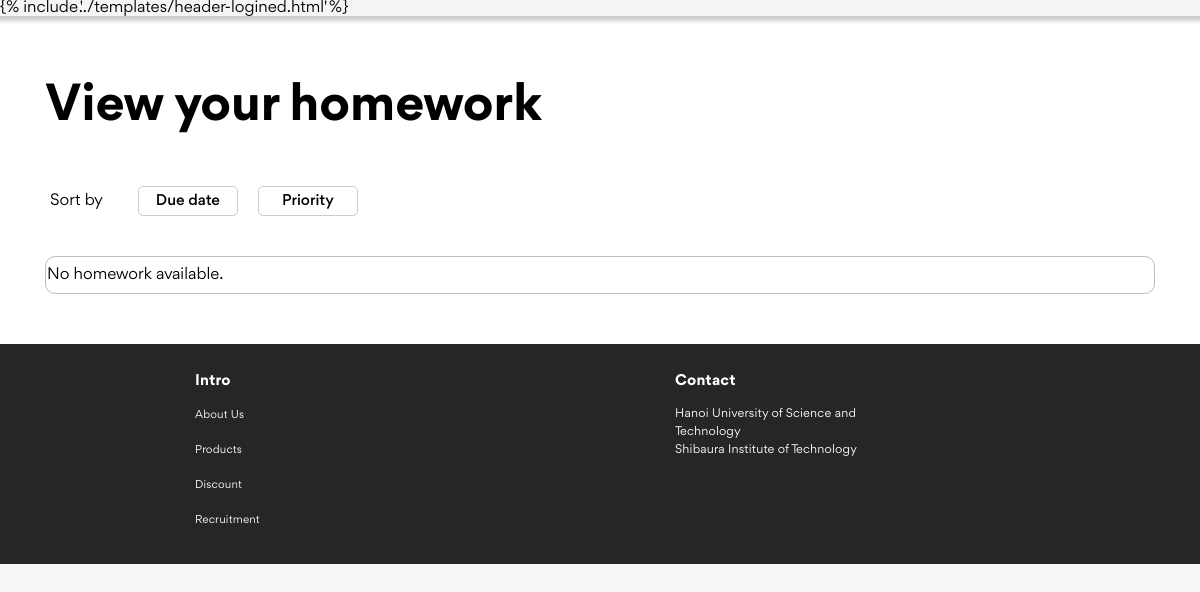
Page /view/view-homework.html (signed in) on the earlier database version.
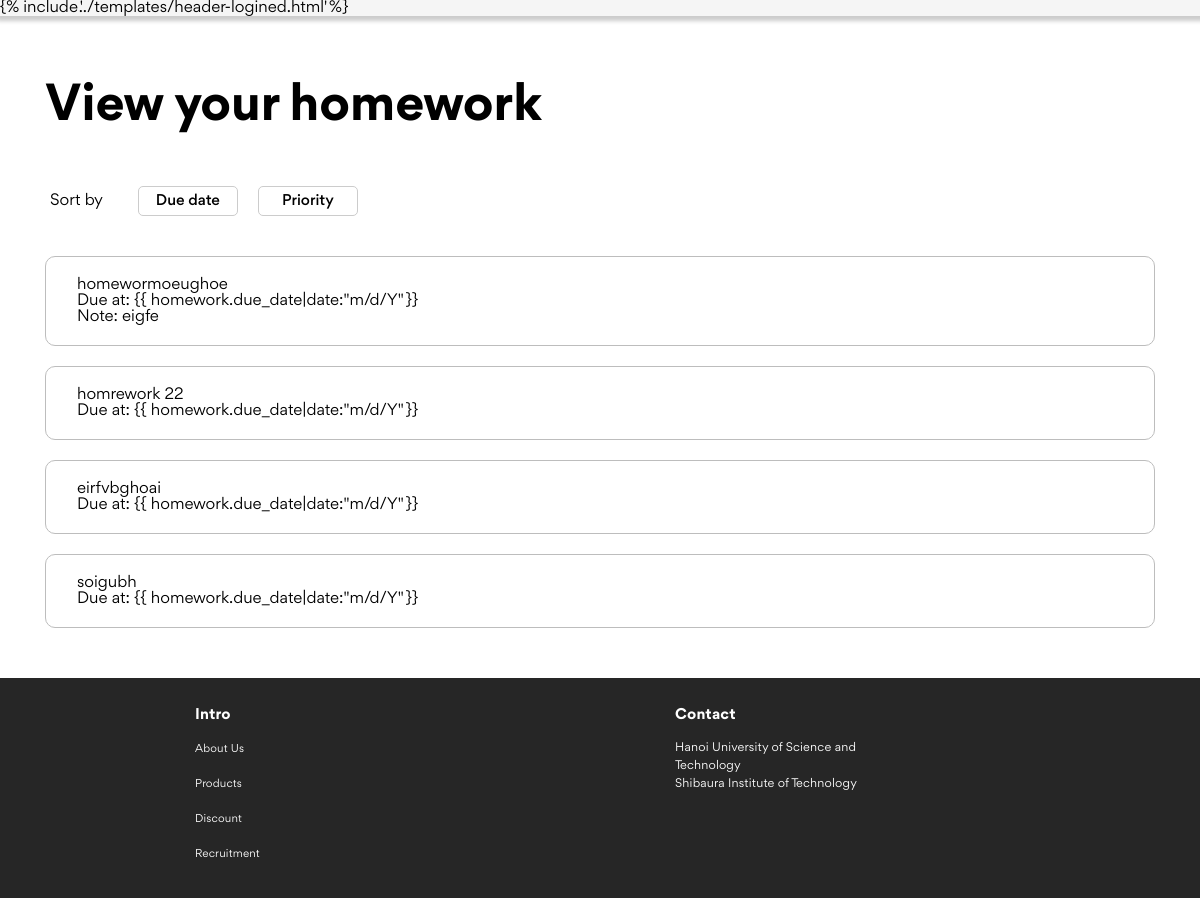
Same page on the later database version.
### app/models.py (models this page shows, shortened)
class Homework(models.Model):
    user = models.ForeignKey(User, null=User, on_delete=models.CASCADE)
    name = models.CharField(max_length=200) #宿題名
    note = models.TextField(blank=True, default='') #メモ
    due_date = models.DateField() #期限
    difficulty = models.IntegerField(choices=[(1, '1'), (2, '2'), (3, '3'), (4, '4'), (5, '5')]) #難易度
    priority = models.IntegerField(default=0, editable=False) #自動的に計算する優先度
    finished = models.BooleanField(default=False) #完了した宿題かどうか

### app/views.py (the view)
# urls.py: path('view/view-homework.html', views.view_homework, name='view_homework'),
@login_required
def view_homework(request):
    sort_by = request.GET.get('sort_by','priority')
    if sort_by == 'due_date':
        homework_list = Homework.objects.filter(user=request.user, finished=False).order_by('due_date')
    else:
        homework_list = Homework.objects.filter(user=request.user, finished=False).order_by('priority')
    context = { 'homework_list':homework_list }
    return render(request, 'view/view-homework.html', context)

### templates/view/view-homework.html (shortened to what this page needs)
<!DOCTYPE html>
<html lang="en">
    <head>
        {% load static %}
        <link
            rel="stylesheet"
            href="{% static 'assets/fonts/stylesheet.css' %}"
        />
        <link rel="stylesheet" href="{% static 'assets/css/main.css' %}" />
    </head>
    <body>
        <header id="header" class="header">
            {% if user.is_authenticated %} {% include
            '../templates/header-logined.html' %} {% else %} {% include
            '../templates/header.html' %} {% endif %}
        </header>
        <div class="main-first" id="about-app">
            <div class="container">
                <div class="row">
                    <div class="col-12">
                        <h1 class="page__title">View your homework</h1>
                    </div>
                    <div class="row order">
                        <p class="order__title">Sort by</p>
                        <div class="order-options">
                            <a
                                href="{% url 'view_homework' %}?sort_by=due_date"
                                class="btn {% if request.GET.sort_by == 'due_date' %}active{% endif %}"
                            >
                                <p class="order__text">Due date</p>
                            </a>
                            <a
                                href="{% url 'view_homework' %}?sort_by=priority"
                                class="btn {% if request.GET.sort_by == 'priority' %}active{% endif %}"
                            >
                                <p class="order__text">Priority</p>
                            </a>
                        </div>
                    </div>
                </div>
                <div class="row">
                    <ul class="col-12 homework__list">
                        {% for homework in homework_list %}
                        <a href="{% url 'homework_details' homework.id %}">
                            <li class="homework__item">
                                <div class="homework__container">
                                    <div class="col-10 homework__content">
                                        <h2 class="homework__name">
                                            {{ homework.name }}
                                        </h2>
                                        <div class="homework__desc">
                                            <p class="homework__duedate">
                                                Due at: {{
                                                homework.due_date|date:"m/d/Y"
                                                }}
                                            </p>
                                            {% if homework.note %}
                                            <p class="homework__note">
                                                Note: {{ homework.note }}
                                            </p>
                                            {% endif %}
                                        </div>
                                    </div>
                                </div>
                            </li>
                        </a>
                        {% empty %}
                        <li class="homework__item">
                            <div class="homework__container">
                                <p>No homework available.</p>
                            </div>
                        </li>
                        {% endfor %}
                    </ul>
                </div>
            </div>
        </div>
        {% include '../templates/footer.html' %}
    </body>
</html>

### templates/templates/footer.html
<div class="footer">
    <div class="container">
        <div class="footer__column">
            <div class="footer__column-heading">Intro</div>
            <ul class="footer__column-items">
                <li><a href="#!">About Us</a></li>
                <li><a href="#!">Products</a></li>
                <li><a href="#!">Discount</a></li>
                <li><a href="#!">Recruitment</a></li>
            </ul>
        </div>
        <div class="footer__column">
            <div class="footer__column-heading">Contact</div>
            <div class="footer__address">
                <p>
                    Hanoi University of Science and Technology
                </p>
                <p>
                    Shibaura Institute of Technology
                </p>
            </div>
        </div>
    </div>
</div>

### static/assets/css/main.css (style rules this page uses)
html, body, div, span, applet, object, iframe, h1, h2, h3, h4, h5, h6, p, blockquote, pre, a, abbr, acronym, address, big, cite, code, del, dfn, em, img, ins, kbd, q, s, samp, small, strike, strong, sub, sup, tt, var, b, u, i, center, dl, dt, dd, ol, ul, li, fieldset, form, label, legend, table, caption, tbody, tfoot, thead, tr, th, td, article, aside, canvas, details, embed, figure, figcaption, footer, header, hgroup, menu, nav, output, ruby, section, summary, time, mark, audio, video { margin: 0; padding: 0; border: 0; font-size: 100%; font: inherit; vertical-align: baseline; }
article, aside, details, figcaption, figure, footer, header, hgroup, menu, nav, section { display: block; }
body { line-height: 1; }
ol, ul { list-style: none; }
* { -webkit-tap-highlight-color: transparent; }
html { font-size: 62.5%; scroll-behavior: smooth; }
body { font-size: 1.6rem; font-family: "Gordita", sans-serif; color: var(--text-color); background: var(--body-bg); }
a { color: inherit; text-decoration: none; }
a, img, button, input, label, textarea, select { padding: 0; font-family: inherit; color: inherit; outline: none; border: none; }
.row > *, .container-fluid, .container { padding-left: calc(var(--grid-gutter-x) * 0.5); padding-right: calc(var(--grid-gutter-x) * 0.5); }
.container-fluid, .container { --grid-gutter-x: 30px; --grid-gutter-y: 0; width: 1370px; margin-left: auto; margin-right: auto; }
.container { width: 1370px; }
.row { display: flex; flex-wrap: wrap; margin-top: calc(var(--grid-gutter-y) * -1); margin-left: calc(var(--grid-gutter-x) * 0.5 * -1); margin-right: calc(var(--grid-gutter-x) * 0.5 * -1); }
.row > * { margin-top: var(--grid-gutter-y); }
.col-10 { flex: 0 0 auto; width: 83.3333333333%; }
.col-12 { flex: 0 0 auto; width: 100%; }
@media (max-width: 1399.98px) { .container { max-width: 1140px; } }
.main-first { width: 100%; background-color: rgb(255, 255, 255); padding: 30px 0; }
#about-app { scroll-margin-top: 100px; }
.header { position: sticky; top: -8px; z-index: 2; background-color: rgba(245, 245, 245, 0.95); box-shadow: 0.5px 0.5px 4px 4px #ccc; }
.footer { padding-top: 100px; width: 100%; height: 220px; background-color: rgba(0, 0, 0, 0.8509803922); display: flex; justify-content: space-around; align-items: flex-start; flex-wrap: wrap; padding: 30px 0; box-sizing: border-box; }
.footer__column { flex: 1; min-width: 200px; color: #fff; letter-spacing: 0.005cm; }
.footer__column:first-of-type { margin-left: 150px; }
.footer__column-heading { font-weight: 600; font-size: 15px; margin-bottom: 16px; }
.footer__column-items a { color: #fff; line-height: 20px; font-size: 11px; }
.footer__column-items li { margin: 15px 0; }
.footer__address p { width: 225px; font-size: 12px; letter-spacing: 0.005cm; line-height: 1.5; }
.footer .container { display: flex; justify-content: center; }
.page__title { font-size: 50px; line-height: 80px; font-weight: 600; margin-top: 20px; margin-bottom: 20px; }
.order { display: flex; align-items: center; padding: 20px; margin-bottom: 20px; }
.order-options { display: flex; }
.order__title { margin-right: 5px; }
.order__text { font-size: 15px; }
.order .btn { width: 100px; height: 30px; border: 1px solid #ccc; background-color: transparent; color: #000; padding: 10px 20px; border-radius: 5px; cursor: pointer; transition: background-color 0.3s ease, color 0.3s ease; }
.homework__container { display: flex; padding: 10px 1px 10px 1px; }
.homework__item { margin-bottom: 20px; border: 1px solid #bdbdbd; border-radius: 10px; }
.homework__content { padding: 10px; padding-left: 30px; }
.btn { display: flex; align-items: center; justify-content: center; gap: 10px; height: 46px; padding: 0 20px; border-radius: 6px; background: #f8f8fb; font-size: 1.5rem; font-weight: 500; white-space: nowrap; user-select: none; }
.btn + .btn:not(.btn--no-margin) { margin-left: 20px; }
html { background-color: #f6f6f6; }
html { --text-color: black; --body-bg: white; --text-theme-color: #ffb909; --theme-color: #fedb5d; }

Differences in the rows shown:
added Homework: name "homewormoeughoe", note "eigfe"
added Homework: name "homrework 22"
added Homework: name "eirfvbghoai"
added Homework: name "soigubh"
Other differences:
text no longer shown: "No homework available."
